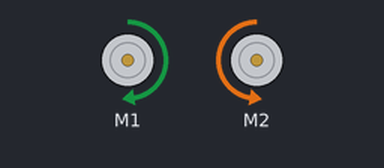
Bench run of a sketch on a simulated Arduino Uno, built with avr-gcc and run on an emulated ATmega328P. On the bench: 2 × DC motor (green arrow = forward, orange = backward, longer = faster). What the sketch prints to the serial monitor is not drawn.

Above: at 0.9 s.
At 17.3 s:
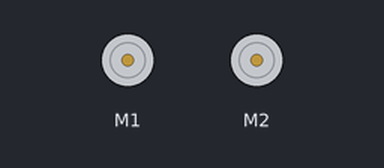
At 33.7 s:
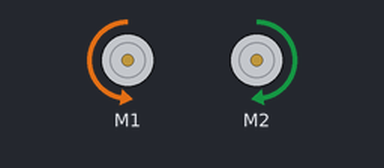
Timing chart, 0 to 39.0 s (numbered marks = the images above):
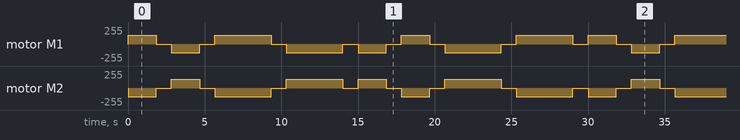

The sketch:

Wheel_Rotate_TwoDirections_90-180Degrees.ino
```cpp
#include <Wire.h>
#include <Adafruit_MotorShield.h>

// Create the motor shield object with the default I2C address
Adafruit_MotorShield AFMS = Adafruit_MotorShield();
// Or, create it with a different I2C address (say for stacking)
// Adafruit_MotorShield AFMS = Adafruit_MotorShield(0x61);

// Select which 'port' M1, M2, M3 or M4. In this case, M1
Adafruit_DCMotor *myMotor = AFMS.getMotor(1);
// You can also make another motor on port M2
Adafruit_DCMotor *myOtherMotor = AFMS.getMotor(2);
  double R = 0.05; // Radius of wheel
  int m_rpm = 36; // Speed of motor (in rpm)
  double wid = 0.22; // Width of AGV (between middle of wheels)
  double t = 2*15*wid*1000/(2*R*m_rpm);
  int i=128;
  //int t=1000
void setup() {
  Serial.begin(9600);           // set up Serial library at 9600 bps
  Serial.println("Adafruit Motorshield v2 - DC Motor test!");
  Serial.print(t);// time required to turn 90 degree

  AFMS.begin();  // create with the default frequency 1.6KHz
  //AFMS.begin(1000);  // OR with a different frequency, say 1KHz

  // Set the speed to start, from 0 (off) to 255 (max speed)
  myMotor->setSpeed(i);
  myOtherMotor->setSpeed(i);
  myMotor->run(FORWARD);
  myOtherMotor->run(FORWARD);
   // turn on motor
  myMotor->run(RELEASE);
  myOtherMotor->run(RELEASE);
}

void loop() {
  Serial.print("tick");

  //rotate 90 degrees
  myMotor->run(FORWARD);
  myOtherMotor->run(BACKWARD);
  myMotor->setSpeed(i);
  myOtherMotor->setSpeed(i);
  delay(t);
  Serial.print("tech");
  myMotor->run(RELEASE);
  myOtherMotor->run(RELEASE);
  delay(1000);
  Serial.print("tock");
  myMotor->run(BACKWARD);
  myOtherMotor->run(FORWARD);
  myMotor->setSpeed(i);
  myOtherMotor->setSpeed(i);
  delay(t);
  Serial.print("tech");
  myMotor->run(RELEASE);
  myOtherMotor->run(RELEASE);
  delay(1000);

  //rotate 180 degrees
  myMotor->run(FORWARD);
  myOtherMotor->run(BACKWARD);
  myMotor->setSpeed(i);
  myOtherMotor->setSpeed(i);
  delay(2*t);
  Serial.print("tech");
  myMotor->run(RELEASE);
  myOtherMotor->run(RELEASE);
  delay(1000);
  Serial.print("tock");
  myMotor->run(BACKWARD);
  myOtherMotor->run(FORWARD);
  myMotor->setSpeed(i);
  myOtherMotor->setSpeed(i);
  delay(2*t);
  Serial.print("tech");
  myMotor->run(RELEASE);
  myOtherMotor->run(RELEASE);
  delay(1000);


  //change direction of rotation
  myMotor->run(BACKWARD);
  myOtherMotor->run(FORWARD);
  myMotor->setSpeed(i);
  myOtherMotor->setSpeed(i);
  delay(t);
  Serial.print("tech");
  myMotor->run(RELEASE);
  myOtherMotor->run(RELEASE);
  delay(1000);
  Serial.print("tock");
  myMotor->run(FORWARD);
  myOtherMotor->run(BACKWARD);
  myMotor->setSpeed(i);
  myOtherMotor->setSpeed(i);
  delay(t);
  Serial.print("tech");
  myMotor->run(RELEASE);
  myOtherMotor->run(RELEASE);
  delay(1000);
  myMotor->run(BACKWARD);
  myOtherMotor->run(FORWARD);
  myMotor->setSpeed(i);
  myOtherMotor->setSpeed(i);
  delay(2*t);
  Serial.print("tech");
  myMotor->run(RELEASE);
  myOtherMotor->run(RELEASE);
  delay(1000);
  Serial.print("tock");
  myMotor->run(FORWARD);
  myOtherMotor->run(BACKWARD);
  myMotor->setSpeed(i);
  myOtherMotor->setSpeed(i);
  delay(2*t);
  Serial.print("tech");
  myMotor->run(RELEASE);
  myOtherMotor->run(RELEASE);
  delay(1000);
}
```
